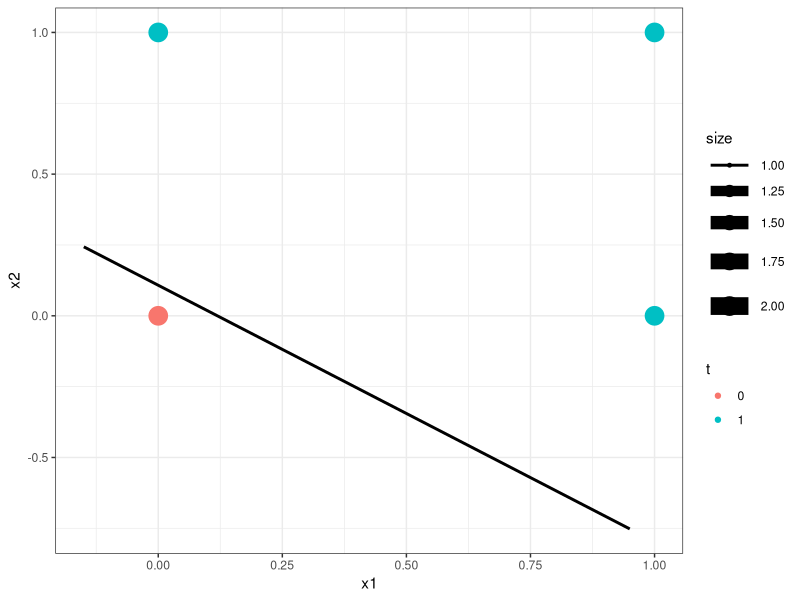
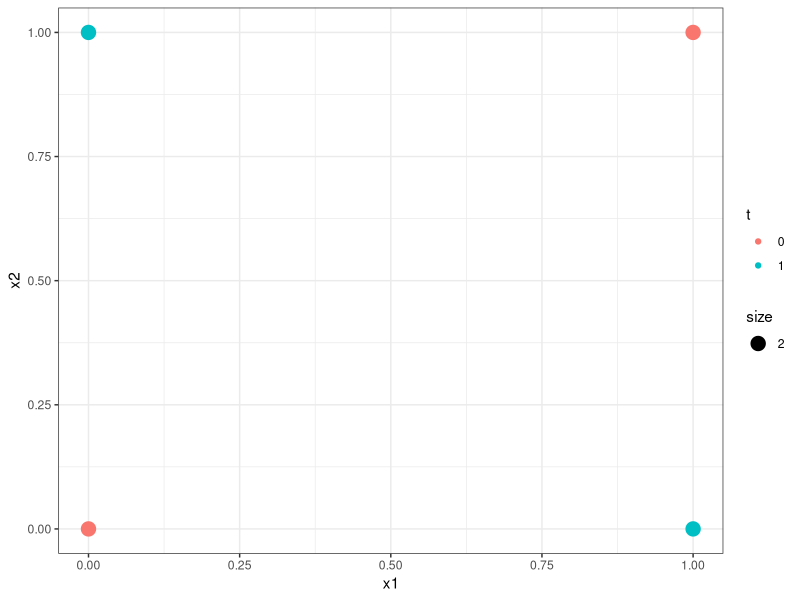

Source code (R) for these figures, in order:
library(R6)
Perceptron <- R6Class("Perceptron", 
               public = list(
                 threshold = NULL,
                 dim = NULL,
                 n_iter = NULL,
                 learning_rate = NULL,
                 w = NULL,
                 initialize = function(threshold = 0, learning_rate = 0.25, n_iter=100, dim=2){
                   self$n_iter <- n_iter
                   self$threshold <- threshold
                   self$learning_rate <- learning_rate
                   self$dim <- dim
                   self$w <- matrix(runif(self$dim+1), ncol = self$dim+1)
                 }
                 , forward = function(x){
                   dot_product <- sum(x*self$w)
                   y <- ifelse(dot_product>self$threshold,1,0)
                   return(y)
                 }
                 , backward = function(t,y,x){
                   for(j in 1:ncol(x)){
                     self$w[j] <- self$w[j]+self$learning_rate*(t-y)*x[j]
                   }

                 }
                 , train = function(X,t){
                   X <- cbind(-1,X) #add bias term
                   n_examples <- nrow(X)
                   
                   for(iter in 1:self$n_iter){
                     for(i in 1:nrow(X)){
                       y_i <- self$forward(X[i,])
                       self$backward(t[i],y_i, X[i,])
                     }
                     if(iter %% 20 == 0){
                       cat("Iteration: ", iter)
                       print("Weights: ")
                       print(unlist(self$w))  
                     }
                   }
                 }
                 , predict = function(X){
                   X <- cbind(-1,X) #add bias
                   preds <- c()
                   for(i in 1:nrow(X)){
                     preds[i] <- self$forward(X[i,])
                   }
                   return(preds)
                 }
               )
)
###########################################################################
#################
#################   TEST
#################
###########################################################################
x1 <- c(0,0,1,1)
x2 <- c(0,1,0,1)
t <- c(0,1,1,1)
X <- data.frame(x1=x1, x2=x2)

pcp <- Perceptron$new(n_iter=6, dim=ncol(X))
pcp$train(X,t)
pcp$predict(X)


df <- as.data.frame(X)
df$t <- as.factor(t)
# Get the line
w0 <- as.numeric(pcp$w[1])
w1 <- as.numeric(pcp$w[2])
w2 <- as.numeric(pcp$w[3])

x1_vals <- seq(-0.15,1,0.1)
x2_vals <- (w0-w1*x1_vals)/w2
boundary <- data.frame(x1_vals=x1_vals, x2_vals=x2_vals)


## Plot decision boundary
library(ggplot2)
ggplot()+geom_point(data=df, aes(x=x1,y=x2, color=t, size=2))+geom_line(data=boundary, aes(x=x1_vals, y=x2_vals, size=1))+theme_bw()



#That's all very nice, but what abou the XOR? Not linearly separable

xor <- data.frame(x1=c(0,0,1,1), x2=c(0,1,0,1), t = c(0,1,1,0))
xor$t <- as.factor(xor$t)
ggplot()+geom_point(data=xor, aes(x=x1,y=x2, color=t, size=2))+theme_bw()
